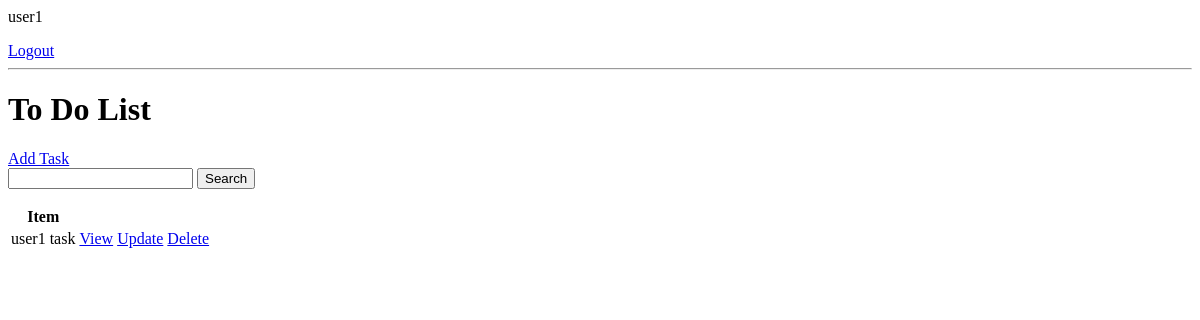
The page / (signed in) on the database as committed earlier.
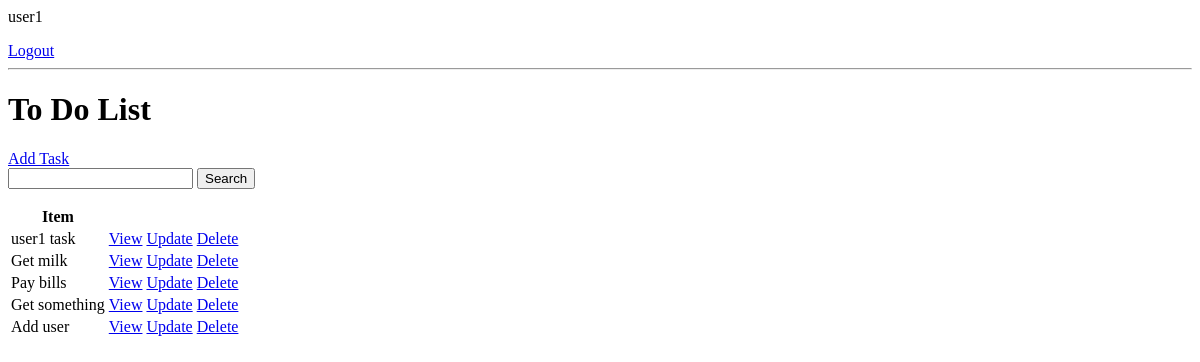
The same page on the database as committed later.
### base/models.py (models this page shows, shortened)
class Task(models.Model):
    user = models.ForeignKey(User, on_delete=models.CASCADE, null=True, blank=True)
    title = models.CharField(max_length=255)
    description = models.TextField(null=True, blank=True)
    complete = models.BooleanField(default=False)
    created_time = models.DateTimeField(auto_now_add=True)
    class Meta:
        ordering = ['complete']

### base/views.py (the view)
# urls.py: path('', TaskList.as_view(), name='tasks'),
class TaskList(LoginRequiredMixin, ListView):
    model = Task
    context_object_name = 'tasks'
    def get_context_data(self, **kwargs):
        context = super().get_context_data(**kwargs)
        context['tasks'] = context['tasks'].filter(user=self.request.user)
        context['count'] = context['tasks'].filter(complete=False).count()
        search_input = self.request.GET.get('search-area') or ''
        if search_input:
            context['tasks'] = context['tasks'].filter(title__startswith=search_input)
        context['search_input'] = search_input
        return context

### base/templates/base/task_list.html
{% if request.user.is_authenticated %}
    <p>{{ request.user }}</p>
    <a href="{% url 'logout' %}">Logout</a>
{% else %}
<a href="{% url 'login' %}">Login</a>
{% endif %}
<hr>
<h1>To Do List</h1>
<a href="{%url 'create-task' %}">Add Task</a>
<form method="GET">
    <input type="text" name="search-area" value="{{search_input}}">
    <input type="submit" value="Search">
</form>
<table>
    <tr>
        <th>Item</th>
        <th></th>
    </tr>
    {% for task in tasks %}
    <tr>
        <td>{{ task.title }}</td>
        <td><a href="{% url 'task' task.id %}">View</a></td>
        <td><a href="{% url 'update-task' task.id %}">Update</a></td>
        <td><a href="{% url 'delete-task' task.id %}">Delete</a></td>
    </tr>
    {% empty %}
    <h3> No items in list</h3>
    {% endfor %}
</table>

Rows that differ between the two databases and show on the page:
added Task: title "Get milk"
added Task: title "Pay bills"
added Task: title "Get something"
added Task: title "Add user"
